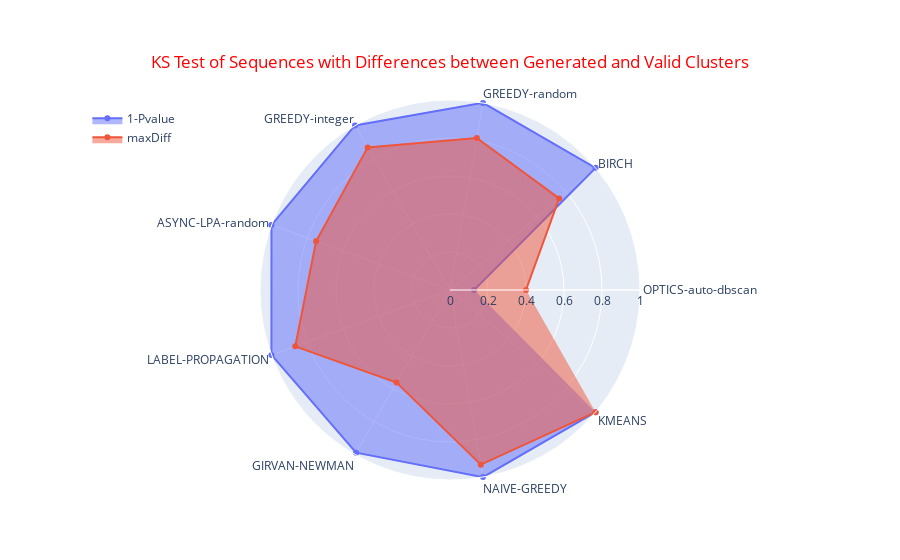

Notebook code cell kept with this figure:
### Markdown cell above
### Difference between Generated and Valid clusters

### Code cell
import pandas as pd
import plotly.graph_objects as go
from scipy.stats import ks_2samp
#import seaborn as sns
#import matplotlib.pyplot as plt
#%matplotlib inline

cols = ['maxDist','minPts','Cluster Sequence','Generated Cluster Count','Valid Cluster Count']
_df_clust_diff = _results_df[cols].copy()
_df_clust_diff['Difference'] = (_df_clust_diff['Generated Cluster Count'] 
                                - _df_clust_diff['Valid Cluster Count']).astype(float)
''' consider only records with difference != 0 '''
_diff_df = _df_clust_diff[_df_clust_diff['Difference'] > 0]
''' apply two sample KS-test to all sequences '''
_plot_df=pd.DataFrame([], columns=['Sequence','maxDiff','1-Pvalue'])
for each_seq in _diff_df['Cluster Sequence'].unique():
    _df_temp = _diff_df[_diff_df['Cluster Sequence'] ==each_seq]
    stat, pval = ks_2samp(_df_temp['Generated Cluster Count'],_df_temp['Valid Cluster Count'])
    _plot_df=_plot_df.append({'Sequence':each_seq,'maxDiff':stat, '1-Pvalue':1-pval}, ignore_index=True)

categories = _plot_df['Sequence'].to_list()
fig = go.Figure()

fig.add_trace(go.Scatterpolar(
      r=_plot_df['1-Pvalue'],
      theta=categories,
      fill='toself',
      name='1-Pvalue'
))
fig.add_trace(go.Scatterpolar(
      r=_plot_df['maxDiff'],
      theta=categories,
      fill='toself',
      name='maxDiff'
))

fig.update_layout(
    polar=dict(radialaxis=dict(visible=True,range=[0, 1])),
    title_font_color="red",
    title={'text': "KS Test of Sequences with Differences between Generated and Valid Clusters",
           'y':0.9,'x':0.5,'xanchor': 'center','yanchor': 'top'},
    legend=dict(yanchor="top",y=0.99,xanchor="left",x=0.01)
)
''' Need to install kaleido to write image to file'''
#_s_plot_save_file = str("../images/outputs/radar_plot_ks_test.png").replace(" ","_")
#fig.write_image(_s_plot_save_file)
fig.show()

### Figure 1 — Plotly figure (JSON) as saved in the notebook; plotly's stock layout.template omitted (floating-point values rounded to 4 significant figures)
{"data": [{"fill": "toself", "name": "1-Pvalue", "r": [0.127, 1.0, 1.0, 1.0, 0.9999, 1.0, 0.9888, 1.0, 1.0], "theta": ["OPTICS-auto-dbscan", "BIRCH", "GREEDY-random", "GREEDY-integer", "ASYNC-LPA-random", "LABEL-PROPAGATION", "GIRVAN-NEWMAN", "NAIVE-GREEDY", "KMEANS"], "type": "scatterpolar"}, {"fill": "toself", "name": "maxDiff", "r": [0.4, 0.75, 0.8125, 0.8667, 0.75, 0.8667, 0.5625, 0.9333, 1], "theta": ["OPTICS-auto-dbscan", "BIRCH", "GREEDY-random", "GREEDY-integer", "ASYNC-LPA-random", "LABEL-PROPAGATION", "GIRVAN-NEWMAN", "NAIVE-GREEDY", "KMEANS"], "type": "scatterpolar"}], "layout": {"legend": {"x": 0.01, "xanchor": "left", "y": 0.99, "yanchor": "top"}, "polar": {"radialaxis": {"range": [0, 1], "visible": true}}, "title": {"font": {"color": "red"}, "text": "KS Test of Sequences with Differences between Generated and Valid Clusters", "x": 0.5, "xanchor": "center", "y": 0.9, "yanchor": "top"}}}
